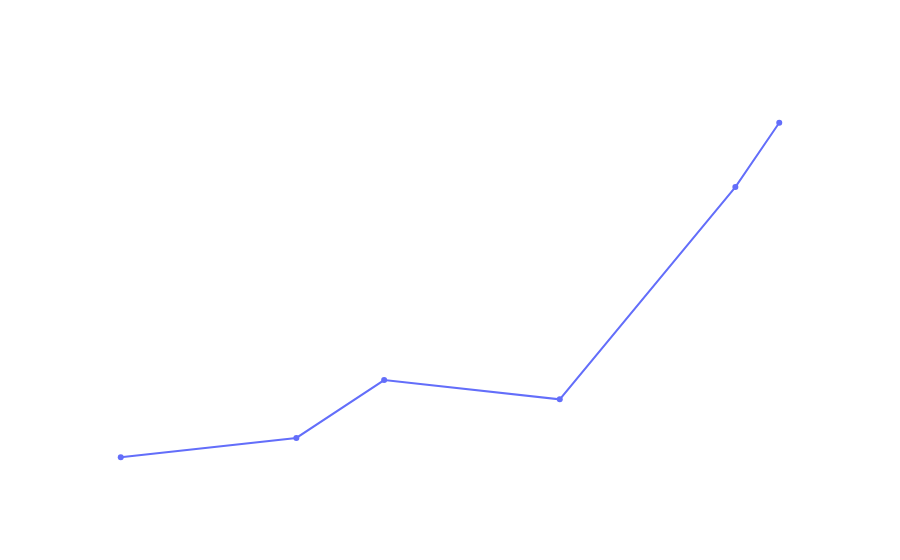

Notebook cell for this chart:
### Code cell
fig = px.line(df, x=x, y=y,  markers=True, title="House Price Trend")
# fig.update_traces(mode='markers') # remove the line
fig.update_layout(
    plot_bgcolor="rgba(0, 0, 0, 0)",  # Transparent plot background
    paper_bgcolor="rgba(0, 0, 0, 0)",  # Transparent paper background
    font=dict(color="white"),  # White font color for visibility
)
fig.show()

### Figure 1 — Plotly figure (JSON) as saved in the notebook; plotly's stock layout.template omitted (floating-point values rounded to 4 significant figures)
{"data": [{"hovertemplate": "area=%{x}<br>price=%{y}<extra></extra>", "legendgroup": "", "line": {"color": "#636efa", "dash": "solid"}, "marker": {"symbol": "circle"}, "mode": "lines+markers", "name": "", "orientation": "v", "showlegend": false, "type": "scatter", "x": [2600, 3000, 3200, 3600, 4000, 4100], "xaxis": "x", "y": [550000, 565000, 610000, 595000, 760000, 810000], "yaxis": "y"}], "layout": {"font": {"color": "white"}, "legend": {"tracegroupgap": 0}, "paper_bgcolor": "rgba(0, 0, 0, 0)", "plot_bgcolor": "rgba(0, 0, 0, 0)", "title": {"text": "House Price Trend"}, "xaxis": {"anchor": "y", "domain": [0, 1], "title": {"text": "area"}}, "yaxis": {"anchor": "x", "domain": [0, 1], "title": {"text": "price"}}}}
